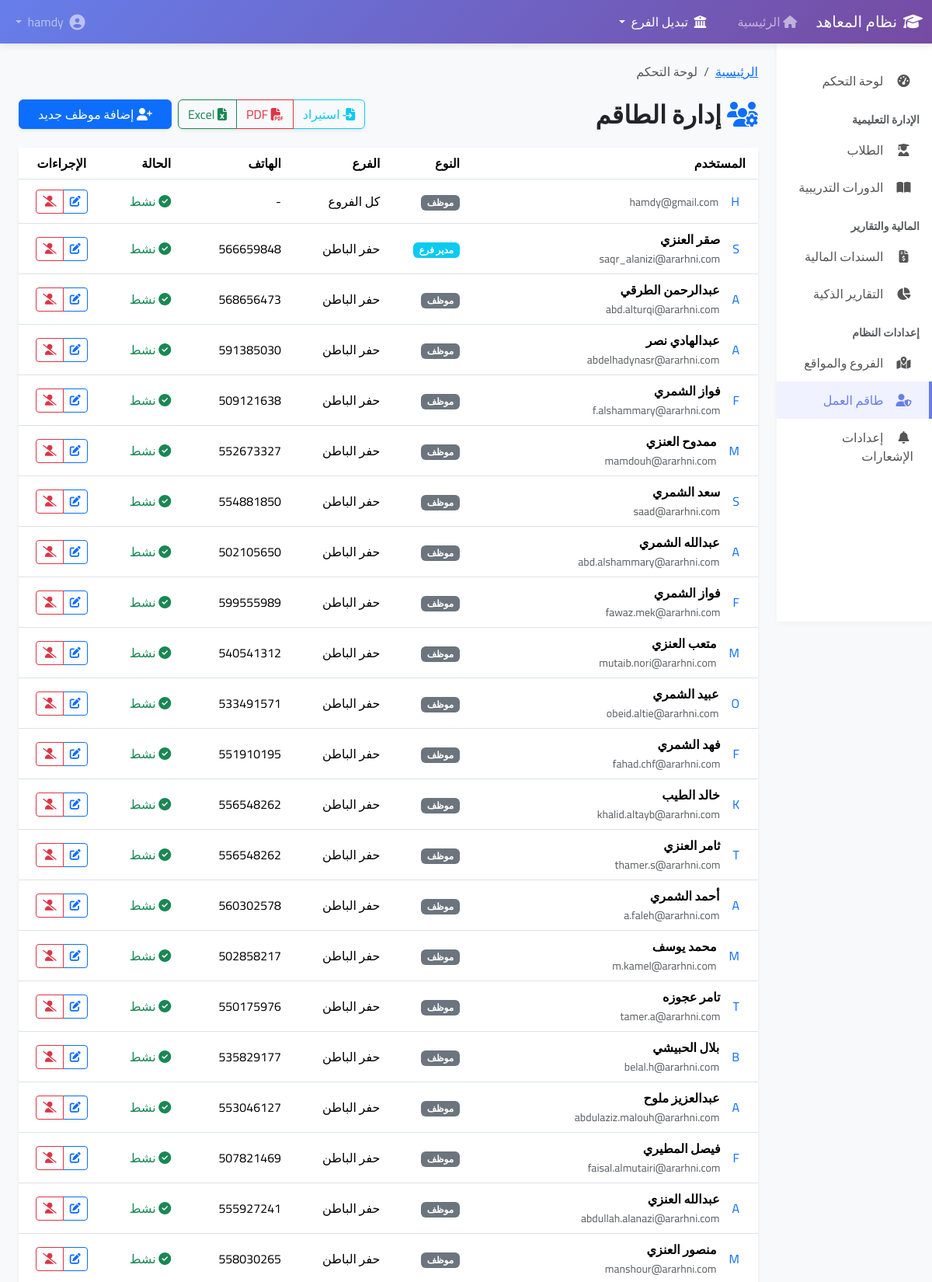
Screenshot of /accounts/ (signed in, upper part) with the database file from the repository.
### accounts/models.py (models this page shows, shortened)
class User(AbstractUser):
    USER_TYPE_CHOICES = [
        ('admin', 'مدير النظام'),
        ('branch_manager', 'مدير فرع'),
        ('employee', 'موظف'),
        ('regional_manager', 'مدير إقليمي'),  # إضافة هذا النوع
        ('accountant', 'محاسب'),
    ]
    user_type = models.CharField(max_length=20, choices=USER_TYPE_CHOICES, default='employee', verbose_name='نوع المستخدم')
    branch = models.ForeignKey(Branch, on_delete=models.SET_NULL, null=True, blank=True, verbose_name='الفرع')
    managed_branches = models.ManyToManyField(Branch, blank=True, related_name='regional_managers',
                                             verbose_name='الفروع التي يديرها')
    phone = models.CharField(max_length=20, blank=True, verbose_name='رقم الهاتف')
    is_active = models.BooleanField(default=True, verbose_name='نشط')
    created_at = models.DateTimeField(auto_now_add=True, verbose_name='تاريخ الإنشاء')
    class Meta:
        verbose_name = 'مستخدم'
        verbose_name_plural = 'المستخدمين'

### branches/models.py (models this page shows, shortened)
class Branch(models.Model):
    name = models.CharField(max_length=100, verbose_name='اسم الفرع')
    code = models.CharField(max_length=10, unique=True, verbose_name='كود الفرع')
    address = models.TextField(blank=True, verbose_name='العنوان')
    phone = models.CharField(max_length=20, blank=True, verbose_name='رقم الهاتف')
    email = models.EmailField(blank=True, verbose_name='البريد الإلكتروني')
    is_active = models.BooleanField(default=True, verbose_name='نشط')
    created_at = models.DateTimeField(auto_now_add=True, verbose_name='تاريخ الإنشاء')
    def __str__(self):
        return self.name

### accounts/views.py (the view)
# urls.py: path('', views.user_list, name='user_list'),
@login_required
@user_passes_test(admin_only)
def user_list(request):
    users = User.objects.all()
    form = UserCreateForm() # تأكد أن الاسم مطابق لما في الـ HTML
    return render(request, 'accounts/user_list.html', {'users': users, 'form': form})

### accounts/views.py (called while the page is built)
def admin_only(user):
    return user.is_superuser or user.user_type == 'admin'

### branches/context_processors.py (called while the page is built)
def branch_context(request):
    if request.user.is_authenticated:
        user = request.user
        if user.is_superuser or user.user_type == 'admin':
            branches = Branch.objects.filter(is_active=True)
        elif user.user_type == 'regional_manager':
            branches = user.managed_branches.all()
        else:
            branches = Branch.objects.filter(id=user.branch_id) if user.branch else []
        return {
            'branches': branches,
            'is_global_view': branches.count() > 1 if hasattr(branches, 'count') else False
        }
    return {}

### templates/accounts/user_list.html (shortened to what this page needs)
{% extends 'base.html' %}
{% block content %}
<div class="d-flex justify-content-between align-items-center mb-4 flex-wrap">
    <h2 class="fw-bold m-0">
        <i class="fas fa-users-cog text-primary"></i> إدارة الطاقم
    </h2>
    <div class="d-flex gap-2">
        <div class="btn-group shadow-sm">
            <button type="button" class="btn btn-outline-info" onclick="document.getElementById('userExcelInput').click()" title="استيراد من اكسل">
                <i class="fas fa-file-import"></i> استيراد
            </button>
            <a href="{% url 'accounts:export_users_pdf' %}" class="btn btn-outline-danger" title="تصدير PDF">
                <i class="fas fa-file-pdf"></i> PDF
            </a>
            <a href="{% url 'accounts:export_users_excel' %}" class="btn btn-outline-success" title="تصدير اكسل">
                <i class="fas fa-file-excel"></i> Excel
            </a>
        </div>
       <button type="button" class="btn btn-primary shadow-sm px-4" onclick="openAddUserModal()">
    <i class="fas fa-user-plus"></i> إضافة موظف جديد
</button>
    </div>
</div>
<div class="card border-0 shadow-sm">
    <div class="card-body p-0">
        <div class="table-responsive">
            <table class="table table-hover align-middle mb-0">
                <thead class="bg-light">
                    <tr>
                        <th class="ps-3">المستخدم</th>
                        <th>النوع</th>
                        <th>الفرع</th>
                        <th>الهاتف</th>
                        <th>الحالة</th>
                        <th class="text-center">الإجراءات</th>
                    </tr>
                </thead>
                <tbody>
                    {% for u in users %}
                    <tr>
                        <td class="ps-3">
                            <div class="d-flex align-items-center">
                                <div class="bg-soft-primary rounded-circle p-2 me-2 text-primary">
                                    {{ u.username|slice:":1"|upper }}
                                </div>
                                <div>
                                    <span class="d-block fw-bold">{{ u.get_full_name }}</span>
                                    <small class="text-muted">{{ u.email }}</small>
                                </div>
                            </div>
                        </td>
                        <td>
                            <span class="badge {% if u.user_type == 'admin' %}bg-dark{% elif u.user_type == 'branch_manager' %}bg-info{% else %}bg-secondary{% endif %}">
                                {{ u.get_user_type_display }}
                            </span>
                        </td>
                        <td>{{ u.branch.name|default:"كل الفروع" }}</td>
                        <td>{{ u.phone|default:"-" }}</td>
                        <td>
                            {% if u.is_active %}
                            <span class="text-success"><i class="fas fa-check-circle"></i> نشط</span>
                            {% else %}
                            <span class="text-danger"><i class="fas fa-times-circle"></i> معطل</span>
                            {% endif %}
                        </td>
                        <td class="text-center">
                            <div class="btn-group">
<button type="button" class="btn btn-sm btn-outline-primary"
        onclick="openEditUserModal('{{ u.pk }}', '{{ u.username }}', '{{ u.first_name }}', '{{ u.last_name }}', '{{ u.email }}', '{{ u.phone }}', '{{ u.user_type }}', '{{ u.branch.id|default:"" }}', '{{ u.is_active|lower }}')">
    <i class="fas fa-edit"></i>
</button>                                <a href="{% url 'accounts:user_toggle_status' u.pk %}" class="btn btn-sm {% if u.is_active %}btn-outline-danger{% else %}btn-outline-success{% endif %}">
                                    <i class="fas {% if u.is_active %}fa-user-slash{% else %}fa-user-check{% endif %}"></i>
                                </a>
                            </div>
                        </td>
                    </tr>
                    {% endfor %}
                </tbody>
            </table>
        </div>
    </div>
</div>
{% endblock %}

### templates/base.html (style rules this page uses)
* { font-family: 'Cairo', sans-serif; }
body { background-color: #f8f9fa; overflow-x: hidden; }

### rows the page displays
User: username "H", email "hamdy@gmail.com", user_type "موظف", branch.name "كل الفروع", phone "-", is_active True (drawn)
User: username "S", get_full_name "صقر العنزي", email "saqr_alanizi@ararhni.com", user_type "مدير فرع", branch.name "حفر الباطن", phone "566659848", is_active True (drawn)
User: username "A", get_full_name "عبدالرحمن الطرقي", email "abd.alturqi@ararhni.com", user_type "موظف", branch.name "حفر الباطن", phone "568656473", is_active True (drawn)
User: username "A", get_full_name "عبدالهادي نصر", email "abdelhadynasr@ararhni.com", user_type "موظف", branch.name "حفر الباطن", phone "591385030", is_active True (drawn)
User: username "F", get_full_name "فواز الشمري", email "f.alshammary@ararhni.com", user_type "موظف", branch.name "حفر الباطن", phone "509121638", is_active True (drawn)
User: username "M", get_full_name "ممدوح العنزي", email "mamdouh@ararhni.com", user_type "موظف", branch.name "حفر الباطن", phone "552673327", is_active True (drawn)
User: username "S", get_full_name "سعد الشمري", email "saad@ararhni.com", user_type "موظف", branch.name "حفر الباطن", phone "554881850", is_active True (drawn)
User: username "A", get_full_name "عبدالله الشمري", email "abd.alshammary@ararhni.com", user_type "موظف", branch.name "حفر الباطن", phone "502105650", is_active True (drawn)
User: username "F", get_full_name "فواز الشمري", email "fawaz.mek@ararhni.com", user_type "موظف", branch.name "حفر الباطن", phone "599555989", is_active True (drawn)
User: username "M", get_full_name "متعب العنزي", email "mutaib.nori@ararhni.com", user_type "موظف", branch.name "حفر الباطن", phone "540541312", is_active True (drawn)
User: username "O", get_full_name "عبيد الشمري", email "obeid.altie@ararhni.com", user_type "موظف", branch.name "حفر الباطن", phone "533491571", is_active True (drawn)
User: username "F", get_full_name "فهد الشمري", email "fahad.chf@ararhni.com", user_type "موظف", branch.name "حفر الباطن", phone "551910195", is_active True (drawn)
User: username "K", get_full_name "خالد الطيب", email "khalid.altayb@ararhni.com", user_type "موظف", branch.name "حفر الباطن", phone "556548262", is_active True (drawn)
User: username "T", get_full_name "ثامر العنزي", email "thamer.s@ararhni.com", user_type "موظف", branch.name "حفر الباطن", phone "556548262", is_active True (drawn)
User: username "A", get_full_name "أحمد الشمري", email "a.faleh@ararhni.com", user_type "موظف", branch.name "حفر الباطن", phone "560302578", is_active True (drawn)
User: username "M", get_full_name "محمد يوسف", email "m.kamel@ararhni.com", user_type "موظف", branch.name "حفر الباطن", phone "502858217", is_active True (drawn)
User: username "T", get_full_name "تامر عجوزه", email "tamer.a@ararhni.com", user_type "موظف", branch.name "حفر الباطن", phone "550175976", is_active True (drawn)
User: username "B", get_full_name "بلال الحبيشي", email "belal.h@ararhni.com", user_type "موظف", branch.name "حفر الباطن", phone "535829177", is_active True (drawn)
User: username "A", get_full_name "عبدالعزيز ملوح", email "abdulaziz.malouh@ararhni.com", user_type "موظف", branch.name "حفر الباطن", phone "553046127", is_active True (drawn)
User: username "F", get_full_name "فيصل المطيري", email "faisal.almutairi@ararhni.com", user_type "موظف", branch.name "حفر الباطن", phone "507821469", is_active True (drawn)
User: username "A", get_full_name "عبدالله العنزي", email "abdullah.alanazi@ararhni.com", user_type "موظف", branch.name "حفر الباطن", phone "555927241", is_active True (drawn)
User: username "M", get_full_name "منصور العنزي", email "manshour@ararhni.com", user_type "موظف", branch.name "حفر الباطن", phone "558030265", is_active True (drawn)

### other values shown
{{ title|default:"لوحة التحكم" }} "لوحة التحكم"
